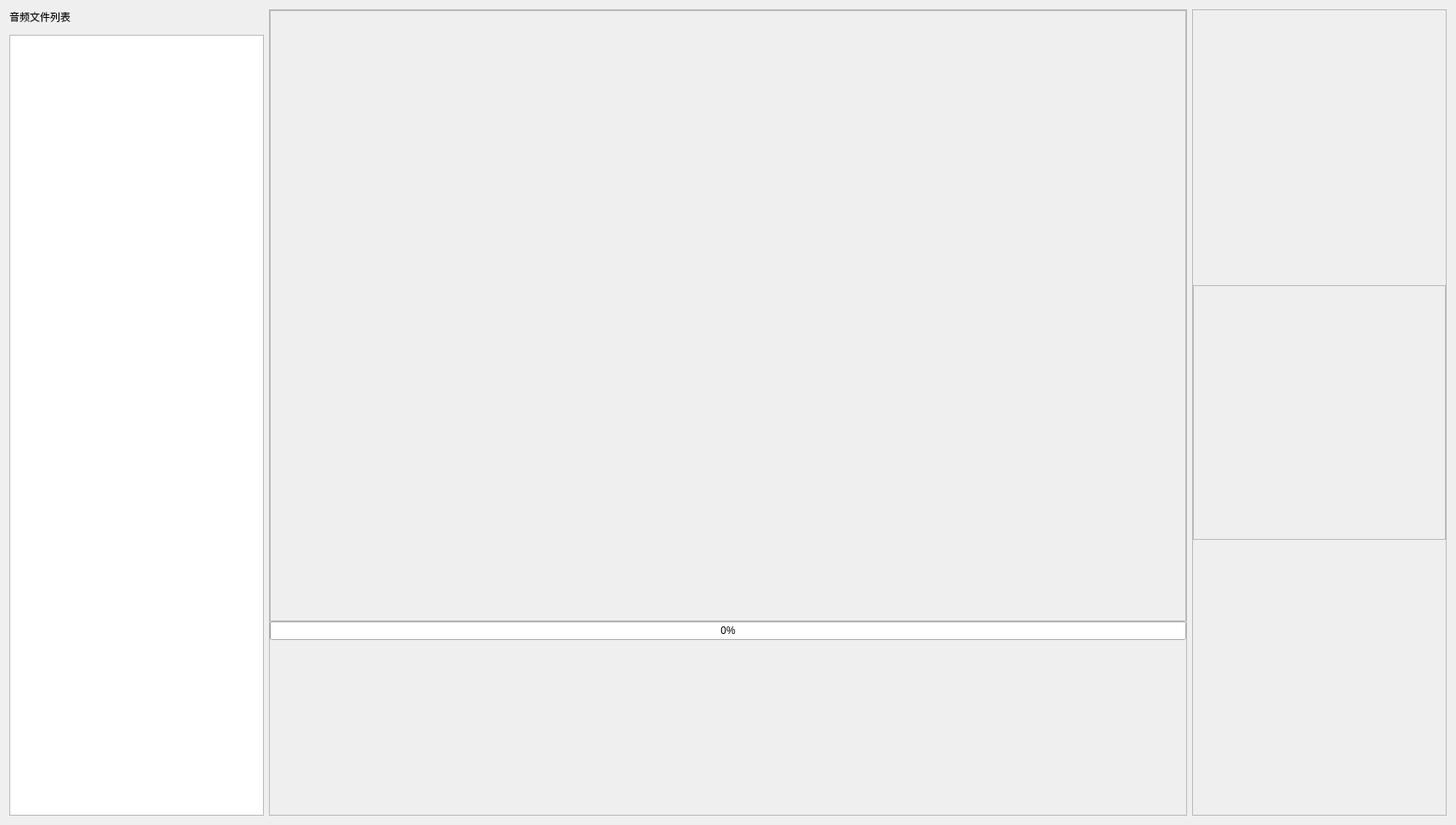
<?xml version="1.0" encoding="UTF-8"?>
<ui version="4.0">
 <class>AVBaseWidgetClass</class>
 <widget class="QWidget" name="AVBaseWidgetClass">
  <property name="geometry">
   <rect>
    <x>0</x>
    <y>0</y>
    <width>1714</width>
    <height>972</height>
   </rect>
  </property>
  <property name="minimumSize">
   <size>
    <width>0</width>
    <height>0</height>
   </size>
  </property>
  <property name="maximumSize">
   <size>
    <width>1920</width>
    <height>1080</height>
   </size>
  </property>
  <property name="windowTitle">
   <string>AVBaseWidget</string>
  </property>
  <layout class="QHBoxLayout" name="horizontalLayout">
   <item>
    <layout class="QVBoxLayout" name="verticalLayout">
     <property name="spacing">
      <number>12</number>
     </property>
     <item>
      <widget class="CustomLabel" name="labelFileList">
       <property name="maximumSize">
        <size>
         <width>300</width>
         <height>30</height>
        </size>
       </property>
       <property name="text">
        <string>音频文件列表</string>
       </property>
      </widget>
     </item>
     <item>
      <widget class="FilePathIconListWidget" name="audioFileList">
       <property name="minimumSize">
        <size>
         <width>300</width>
         <height>0</height>
        </size>
       </property>
       <property name="maximumSize">
        <size>
         <width>300</width>
         <height>16777215</height>
        </size>
       </property>
      </widget>
     </item>
    </layout>
   </item>
   <item>
    <widget class="QFrame" name="frame">
     <property name="frameShape">
      <enum>QFrame::StyledPanel</enum>
     </property>
     <property name="frameShadow">
      <enum>QFrame::Raised</enum>
     </property>
     <layout class="QVBoxLayout" name="verticalLayout_3">
      <property name="spacing">
       <number>0</number>
      </property>
      <property name="leftMargin">
       <number>0</number>
      </property>
      <property name="topMargin">
       <number>0</number>
      </property>
      <property name="rightMargin">
       <number>0</number>
      </property>
      <property name="bottomMargin">
       <number>0</number>
      </property>
      <item>
       <widget class="QFrame" name="AVFrame">
        <property name="minimumSize">
         <size>
          <width>1080</width>
          <height>720</height>
         </size>
        </property>
        <property name="maximumSize">
         <size>
          <width>1080</width>
          <height>720</height>
         </size>
        </property>
        <property name="frameShape">
         <enum>QFrame::StyledPanel</enum>
        </property>
        <property name="frameShadow">
         <enum>QFrame::Raised</enum>
        </property>
        <layout class="QVBoxLayout" name="verticalLayout_6">
         <property name="spacing">
          <number>0</number>
         </property>
         <property name="leftMargin">
          <number>0</number>
         </property>
         <property name="topMargin">
          <number>0</number>
         </property>
         <property name="rightMargin">
          <number>0</number>
         </property>
         <property name="bottomMargin">
          <number>0</number>
         </property>
        </layout>
       </widget>
      </item>
      <item>
       <layout class="QVBoxLayout" name="controlLayout">
        <property name="spacing">
         <number>0</number>
        </property>
        <item>
         <widget class="CustomProgressBar" name="customProgressBar">
          <property name="minimum">
           <number>0</number>
          </property>
          <property name="maximum">
           <number>1000</number>
          </property>
          <property name="value">
           <number>0</number>
          </property>
          <property name="progressBarStyle" stdset="0">
           <enum>CustomProgressBar::ProgressBarStyle_Rounded</enum>
          </property>
          <property name="enableGradient" stdset="0">
           <bool>true</bool>
          </property>
          <property name="enableAnimation" stdset="0">
           <bool>true</bool>
          </property>
          <property name="animationDuration" stdset="0">
           <number>300</number>
          </property>
          <property name="textPosition" stdset="0">
           <enum>CustomProgressBar::TextPosition_Center</enum>
          </property>
          <property name="enableShadow" stdset="0">
           <bool>true</bool>
          </property>
          <property name="enableBorder" stdset="0">
           <bool>true</bool>
          </property>
          <property name="borderWidth" stdset="0">
           <number>1</number>
          </property>
          <property name="borderRadius" stdset="0">
           <number>8</number>
          </property>
          <property name="enableStripes" stdset="0">
           <bool>false</bool>
          </property>
          <property name="stripeDirection" stdset="0">
           <enum>CustomProgressBar::StripeDirection_LeftToRight</enum>
          </property>
         </widget>
        </item>
        <item>
         <widget class="ControlButtonWidget" name="ControlButtons" native="true"/>
        </item>
       </layout>
      </item>
     </layout>
    </widget>
   </item>
   <item>
    <widget class="QFrame" name="RightLayoutFrame">
     <property name="minimumSize">
      <size>
       <width>300</width>
       <height>0</height>
      </size>
     </property>
     <property name="maximumSize">
      <size>
       <width>300</width>
       <height>16777215</height>
      </size>
     </property>
     <property name="frameShape">
      <enum>QFrame::StyledPanel</enum>
     </property>
     <property name="frameShadow">
      <enum>QFrame::Raised</enum>
     </property>
     <layout class="QVBoxLayout" name="verticalLayout_4">
      <property name="spacing">
       <number>0</number>
      </property>
      <property name="leftMargin">
       <number>0</number>
      </property>
      <property name="topMargin">
       <number>0</number>
      </property>
      <property name="rightMargin">
       <number>0</number>
      </property>
      <property name="bottomMargin">
       <number>0</number>
      </property>
      <item>
       <layout class="QVBoxLayout" name="verticalLayout_2">
        <property name="spacing">
         <number>0</number>
        </property>
        <item>
         <widget class="QFrame" name="ToolButtonFrame">
          <property name="maximumSize">
           <size>
            <width>16777215</width>
            <height>300</height>
           </size>
          </property>
          <property name="frameShape">
           <enum>QFrame::StyledPanel</enum>
          </property>
          <property name="frameShadow">
           <enum>QFrame::Raised</enum>
          </property>
          <layout class="QVBoxLayout" name="verticalLayout_5">
           <property name="spacing">
            <number>0</number>
           </property>
           <property name="leftMargin">
            <number>0</number>
           </property>
           <property name="topMargin">
            <number>0</number>
           </property>
           <property name="rightMargin">
            <number>0</number>
           </property>
           <property name="bottomMargin">
            <number>0</number>
           </property>
           <item>
            <layout class="QHBoxLayout" name="horizontalLayout_3">
             <property name="spacing">
              <number>0</number>
             </property>
            </layout>
           </item>
          </layout>
         </widget>
        </item>
       </layout>
      </item>
     </layout>
    </widget>
   </item>
  </layout>
 </widget>
 <layoutdefault spacing="6" margin="11"/>
 <customwidgets>
  <customwidget>
   <class>CustomLabel</class>
   <extends>QLabel</extends>
   <header>CoreWidget/CustomLabel.h</header>
  </customwidget>
  <customwidget>
   <class>CustomProgressBar</class>
   <extends>QProgressBar</extends>
   <header>CoreWidget/CustomProgressBar.h</header>
  </customwidget>
  <customwidget>
   <class>FilePathIconListWidget</class>
   <extends>QListWidget</extends>
   <header>DomainWidget/FilePathIconListWidget.h</header>
  </customwidget>
  <customwidget>
   <class>ControlButtonWidget</class>
   <extends>QWidget</extends>
   <header>ControlButtonWidget.h</header>
  </customwidget>
 </customwidgets>
 <resources/>
 <connections/>
</ui>
